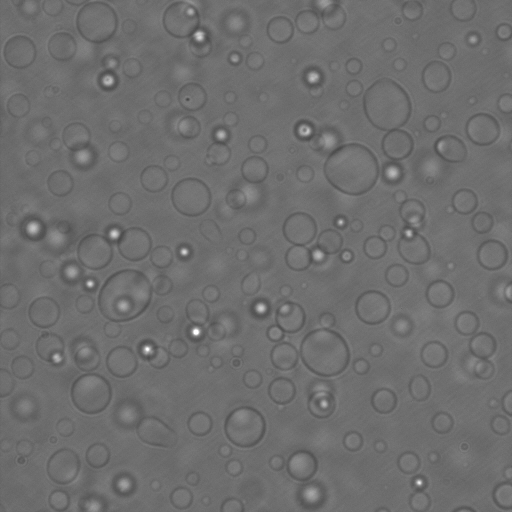
#> input picture LLPS/ps205.jpg, 512 x 512 px
$ python LLPS_circle_detect.py   (older library calls are emulated)
#> lines starting #> are read from the running program, lines starting #| are printed output that depends on the picture
#!/usr/bin/env python3
# -*- coding: utf-8 -*-
"""
Created on Tue May 25 16:16:09 2021

@author: beryl
"""


import matplotlib.pyplot as plt
import numpy as np
import cv2 as cv
from PIL import Image,ImageEnhance
import scipy.ndimage.filters as filters

#increase the contrast of tthe original image and save it
image = Image.open('ps205.jpg')
#> image is the input picture: PIL image 512x512 RGB; mean R, G, B 110.3, 110.3, 110.3
image_contr_obj = ImageEnhance.Contrast(image) #Contrast class instance
image_e = image_contr_obj.enhance(3)
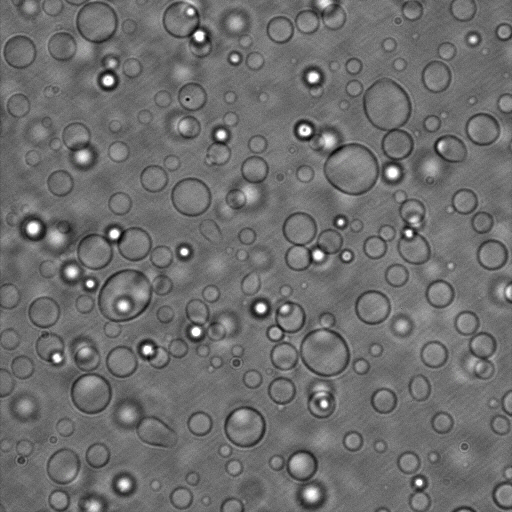
#> image_e: PIL image 512x512 RGB; mean R, G, B 110.7, 110.7, 110.7
data = np.array(image)
data_e = np.array(image_e)
plt.imsave('enhanced.jpg',data_e)

img = cv.imread('enhanced.jpg',0)
#> img: shape (512, 512); min 0, max 255, mean 110.7
def halo_contour(img, lowthre, highthre, minR, maxR, mindist):
    img = cv.medianBlur(img,5)
    cimg = cv.cvtColor(img,cv.COLOR_GRAY2BGR)
    circles = cv.HoughCircles(img,cv.HOUGH_GRADIENT, 1, mindist, param1=highthre, param2=lowthre, minRadius=minR, maxRadius=maxR)
    circles = np.uint16(np.around(circles))
    cimg = cv.cvtColor(img,cv.COLOR_GRAY2BGR)
    for i in circles[0,:]:
        # draw the outer circle
        cv.circle(cimg,(i[0],i[1]),i[2],(0,255,0),1)
        # draw the center of the circle
        cv.circle(cimg,(i[0],i[1]),2,(0,0,255),3)
    plt.imshow(cimg)


# [26 lines of commented-out code are left out]

$ run again, with LLPS/ehanced.jpg copied over LLPS/ps205.jpg
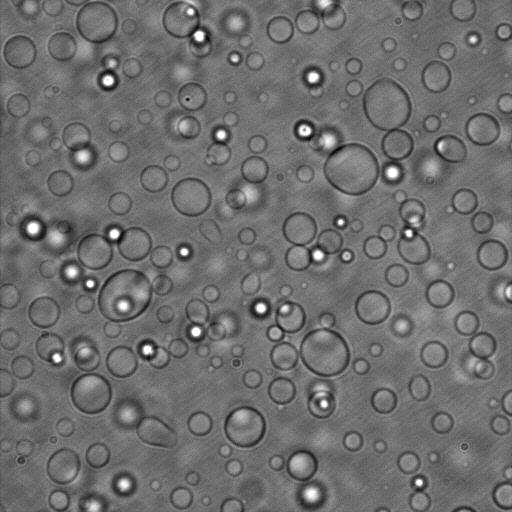
#> input picture LLPS/ehanced.jpg, 512 x 512 px
#> image is the input picture: PIL image 512x512 RGB; min 0, max 255, mean 110.7
#> `image_e = image_contr_obj.enhance(3)`:
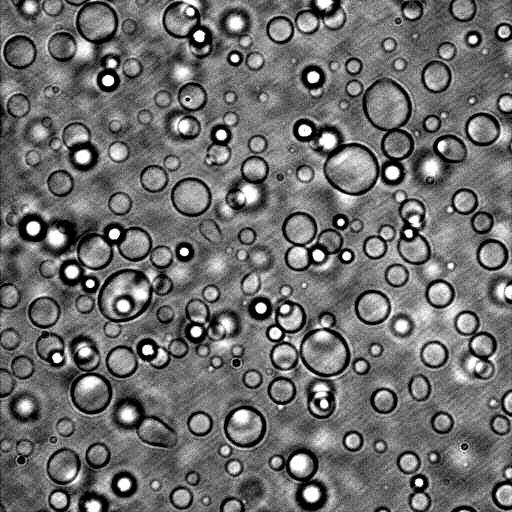
#> image_e: PIL image 512x512 RGB; min 0, max 255, mean 110.1
